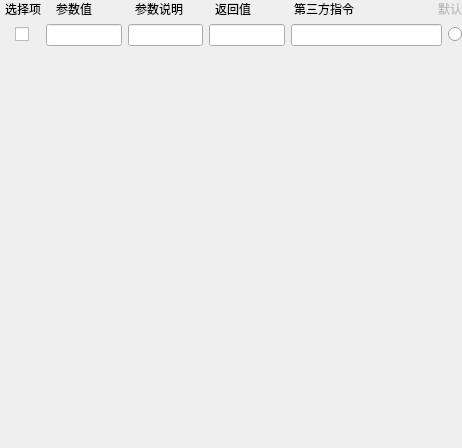
              <widget class="QWidget" name="EnumscrollAreaWidgetContents">
               <property name="geometry">
                <rect>
                 <x>0</x>
                 <y>0</y>
                 <width>462</width>
                 <height>448</height>
                </rect>
               </property>
               <layout class="QGridLayout" name="gridLayout_23">
                <property name="leftMargin">
                 <number>0</number>
                </property>
                <property name="topMargin">
                 <number>0</number>
                </property>
                <property name="rightMargin">
                 <number>0</number>
                </property>
                <property name="bottomMargin">
                 <number>0</number>
                </property>
                <item row="1" column="0" colspan="2">
                 <layout class="QGridLayout" name="gridLayout_3" columnstretch="1,3,3,3,6,0">
                  <property name="leftMargin">
                   <number>15</number>
                  </property>
                  <item row="0" column="0">
                   <widget class="QCheckBox" name="enumSelect1">
                    <property name="text">
                     <string/>
                    </property>
                   </widget>
                  </item>
                  <item row="0" column="1">
                   <widget class="QLineEdit" name="enumParaValue1"/>
                  </item>
                  <item row="0" column="2">
                   <widget class="QLineEdit" name="enumParaDsc1"/>
                  </item>
                  <item row="0" column="4">
                   <widget class="QLineEdit" name="enumOrder"/>
                  </item>
                  <item row="0" column="5">
                   <widget class="QRadioButton" name="enumDefault1">
                    <property name="text">
                     <string/>
                    </property>
                   </widget>
                  </item>
                  <item row="0" column="3">
                   <widget class="QLineEdit" name="lineEdit"/>
                  </item>
                 </layout>
                </item>
                <item row="2" column="1">
                 <spacer name="verticalSpacer_6">
                  <property name="orientation">
                   <enum>Qt::Vertical</enum>
                  </property>
                  <property name="sizeHint" stdset="0">
                   <size>
                    <width>20</width>
                    <height>40</height>
                   </size>
                  </property>
                 </spacer>
                </item>
                <item row="0" column="0" colspan="2">
                 <layout class="QHBoxLayout" name="horizontalLayout_65" stretch="1,3,3,3,6,0">
                  <property name="spacing">
                   <number>15</number>
                  </property>
                  <property name="leftMargin">
                   <number>5</number>
                  </property>
                  <item>
                   <widget class="QLabel" name="label_21">
                    <property name="enabled">
                     <bool>true</bool>
                    </property>
                    <property name="text">
                     <string>选择项</string>
                    </property>
                   </widget>
                  </item>
                  <item>
                   <widget class="QLabel" name="label_15">
                    <property name="enabled">
                     <bool>true</bool>
                    </property>
                    <property name="text">
                     <string>参数值</string>
                    </property>
                   </widget>
                  </item>
                  <item>
                   <widget class="QLabel" name="label_19">
                    <property name="enabled">
                     <bool>true</bool>
                    </property>
                    <property name="text">
                     <string>参数说明</string>
                    </property>
                   </widget>
                  </item>
                  <item>
                   <widget class="QLabel" name="label_101">
                    <property name="enabled">
                     <bool>true</bool>
                    </property>
                    <property name="text">
                     <string>返回值</string>
                    </property>
                   </widget>
                  </item>
                  <item>
                   <widget class="QLabel" name="label_76">
                    <property name="enabled">
                     <bool>true</bool>
                    </property>
                    <property name="text">
                     <string>第三方指令</string>
                    </property>
                   </widget>
                  </item>
                  <item>
                   <widget class="QLabel" name="label_20">
                    <property name="enabled">
                     <bool>false</bool>
                    </property>
                    <property name="text">
                     <string>默认</string>
                    </property>
                   </widget>
                  </item>
                 </layout>
                </item>
               </layout>
              </widget>
